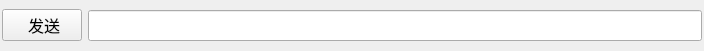
<?xml version="1.0" encoding="UTF-8"?>
<ui version="4.0">
 <class>multi_send</class>
 <widget class="QWidget" name="multi_send">
  <property name="geometry">
   <rect>
    <x>0</x>
    <y>0</y>
    <width>704</width>
    <height>51</height>
   </rect>
  </property>
  <property name="sizePolicy">
   <sizepolicy hsizetype="Preferred" vsizetype="Fixed">
    <horstretch>0</horstretch>
    <verstretch>0</verstretch>
   </sizepolicy>
  </property>
  <property name="font">
   <font>
    <pointsize>12</pointsize>
   </font>
  </property>
  <property name="windowTitle">
   <string>Form</string>
  </property>
  <layout class="QHBoxLayout" name="horizontalLayout">
   <property name="leftMargin">
    <number>2</number>
   </property>
   <property name="topMargin">
    <number>2</number>
   </property>
   <property name="rightMargin">
    <number>2</number>
   </property>
   <property name="bottomMargin">
    <number>2</number>
   </property>
   <item>
    <widget class="QPushButton" name="pushButton">
     <property name="sizePolicy">
      <sizepolicy hsizetype="Fixed" vsizetype="Fixed">
       <horstretch>0</horstretch>
       <verstretch>0</verstretch>
      </sizepolicy>
     </property>
     <property name="font">
      <font>
       <family>Microsoft YaHei</family>
       <pointsize>12</pointsize>
      </font>
     </property>
     <property name="text">
      <string> 发送</string>
     </property>
     <property name="icon">
      <iconset resource="icoPack.qrc">
       <normaloff>:/flat/flatwhite/calendar_prevmonth.png</normaloff>:/flat/flatwhite/calendar_prevmonth.png</iconset>
     </property>
    </widget>
   </item>
   <item>
    <widget class="QLineEdit" name="lineEdit">
     <property name="sizePolicy">
      <sizepolicy hsizetype="Expanding" vsizetype="Fixed">
       <horstretch>0</horstretch>
       <verstretch>0</verstretch>
      </sizepolicy>
     </property>
     <property name="font">
      <font>
       <family>Cascadia Code</family>
       <pointsize>12</pointsize>
      </font>
     </property>
     <property name="text">
      <string/>
     </property>
    </widget>
   </item>
  </layout>
 </widget>
 <resources>
  <include location="icoPack.qrc"/>
 </resources>
 <connections>
  <connection>
   <sender>lineEdit</sender>
   <signal>returnPressed()</signal>
   <receiver>multi_send</receiver>
   <slot>sendMsg()</slot>
   <hints>
    <hint type="sourcelabel">
     <x>179</x>
     <y>11</y>
    </hint>
    <hint type="destinationlabel">
     <x>191</x>
     <y>128</y>
    </hint>
   </hints>
  </connection>
  <connection>
   <sender>pushButton</sender>
   <signal>clicked()</signal>
   <receiver>multi_send</receiver>
   <slot>sendMsg()</slot>
   <hints>
    <hint type="sourcelabel">
     <x>68</x>
     <y>34</y>
    </hint>
    <hint type="destinationlabel">
     <x>68</x>
     <y>139</y>
    </hint>
   </hints>
  </connection>
 </connections>
 <slots>
  <slot>sendMsg()</slot>
 </slots>
</ui>
